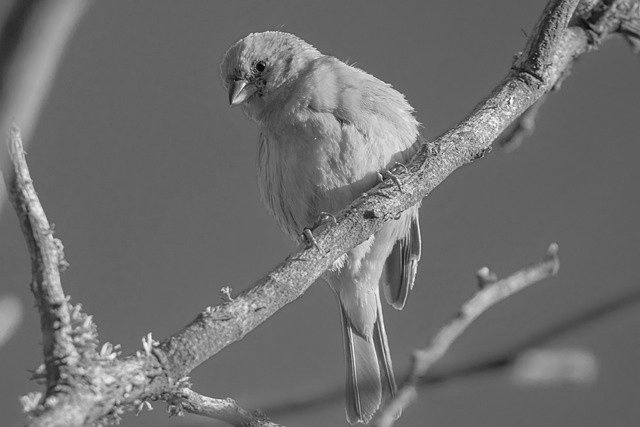
#> input picture task1/bird.jpg, 640 x 427 px
$ python noise.py
#> lines starting #> are read from the running program, lines starting #| are printed output that depends on the picture; after the words box and inside, x2 and y2 are one past the last pixel; in counts of white or black regions, pixels touching at a corner belong together; long printed decimals are rounded
import cv2
import numpy as np

## Do not erase or modify any lines already written
## Each noise function should return image with noise

def add_gaussian_noise(image):
    # Use mean of 0, and standard deviation of image itself to generate gaussian noise
    mean = 0
    std = image.std()
    noise = np.random.normal(mean, std, image.shape)
    image = image + noise
    return image

def add_uniform_noise(image):
    # Generate noise of uniform distribution in range [0, standard deviation of image)
    std = image.std()
    noise = np.random.uniform(0, std, image.shape)
    image = image + noise
    return image

def apply_impulse_noise(image):
    # Implement pepper noise so that 20% of the image is noisy
    noised_img = image
    probability = 0.1
    for i in range(image.shape[0]):
        for j in range(image.shape[1]):
            rand = np.random.rand(1,1)[0]
            if rand < probability:
                noised_img[i][j] = 5
            elif rand > 1-probability:
                noised_img[i][j] = 230
    return noised_img


def rms(img1, img2):
    # This function calculates RMS error between two grayscale images.
    # Two images should have same sizes.
    if (img1.shape[0] != img2.shape[0]) or (img1.shape[1] != img2.shape[1]):
        raise Exception("img1 and img2 should have the same sizes.")

    diff = np.abs(img1.astype(np.int32) - img2.astype(np.int32))

    return np.sqrt(np.mean(diff ** 2))


if __name__ == '__main__':
    np.random.seed(0)
    original = cv2.imread('bird.jpg', cv2.IMREAD_GRAYSCALE)
#> original is the input picture: shape (427, 640); min 0, max 255, mean 110.5

    gaussian = add_gaussian_noise(original.copy())
#> in add_gaussian_noise, `std = image.std()`: std = 29.91
#> in add_gaussian_noise, `noise = np.random.normal(mean, std, image.shape)`:
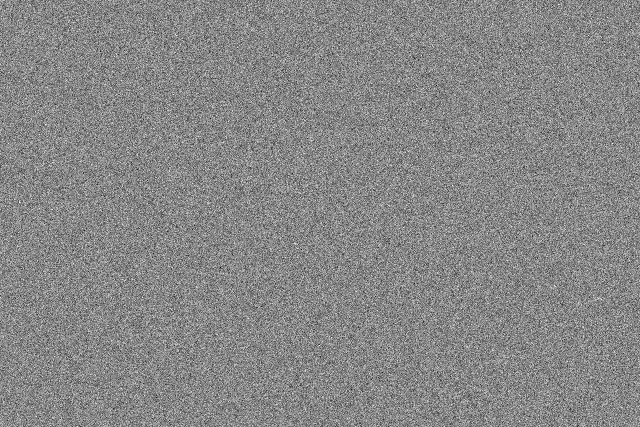
#> noise: shape (427, 640) float64; min -145.1, max 128.2, mean 0; drawn with min black and max white
#> in add_gaussian_noise, `image = image + noise`:
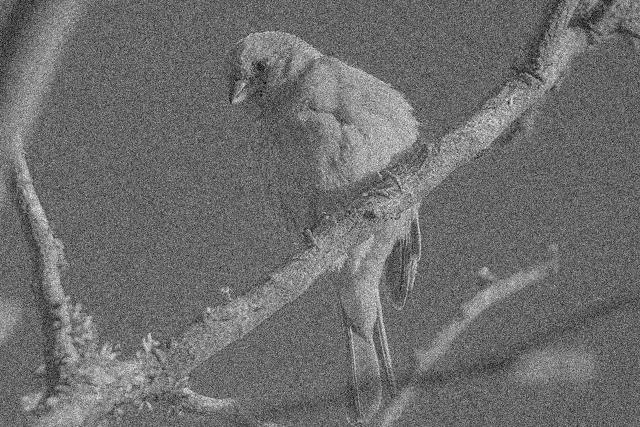
#> image: shape (427, 640) float64; min -57.99, max 333.2, mean 110.6; drawn with min black and max white
    print("RMS for Gaussian noise:", rms(original, gaussian))
#> in rms, `diff = np.abs(img1.astype(np.int32) - img2.astype(np.int32))`:
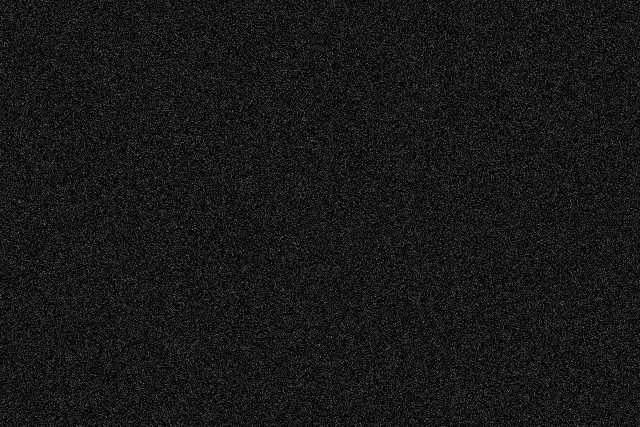
#> diff: shape (427, 640) int32; min 0, max 145, mean 23.8
#| RMS for Gaussian noise: 29.856
    cv2.imwrite('gaussian.jpg', gaussian)
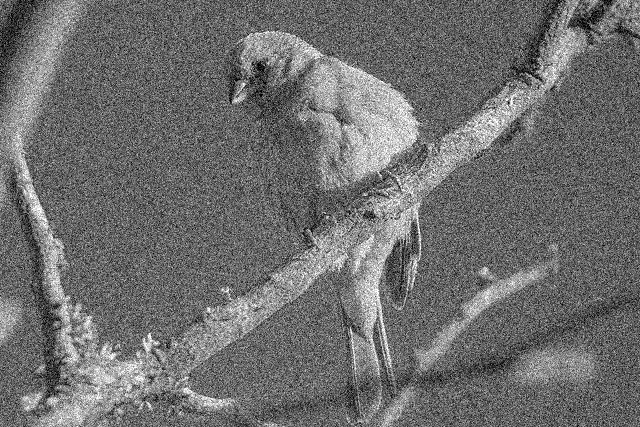
#> saved as gaussian.jpg: shape (427, 640); min 0, max 255, mean 110.6

    uniform = add_uniform_noise(original.copy())
#> in add_uniform_noise, `noise = np.random.uniform(0, std, image.shape)`:
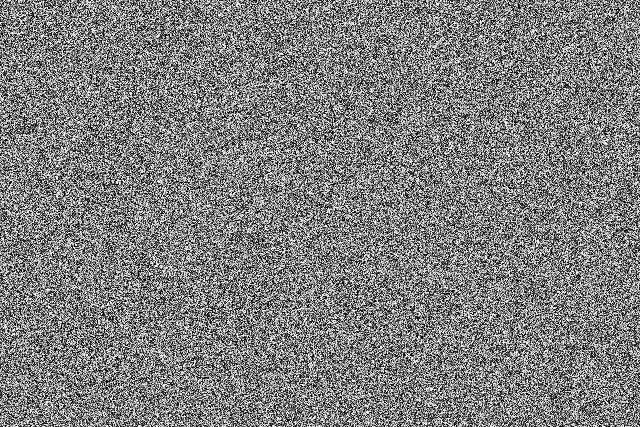
#> noise: shape (427, 640) float64; min 3.99e-05, max 29.91, mean 15; drawn with min black and max white
    print("RMS for Uniform noise:", rms(original, uniform))
#| RMS for Uniform noise: 16.843
    cv2.imwrite('uniform.jpg', uniform)

    impulse = apply_impulse_noise(original.copy())
#> after the loop in apply_impulse_noise, `for i in range(image.shape[0]):`:
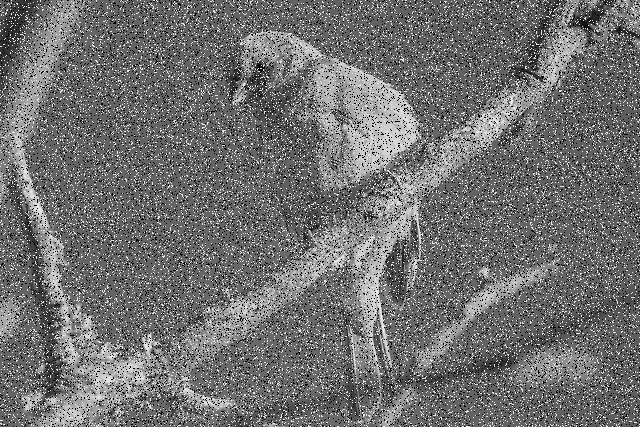
#> noised_img: shape (427, 640); 19.93% of pixels changed, all inside (x1, y1, x2, y2) = (0, 0, 640, 427)
    print("RMS for Impulse noise:", rms(original, impulse))
#> in rms (call 3), `diff = np.abs(img1.astype(np.int32) - img2.astype(np.int32))`:
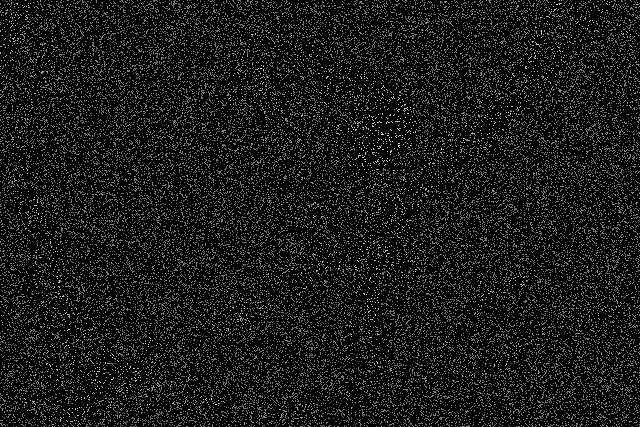
#> diff: shape (427, 640) int32; min 0, max 250, mean 22.4
#| RMS for Impulse noise: 52.017
    cv2.imwrite('impulse.jpg', impulse)
